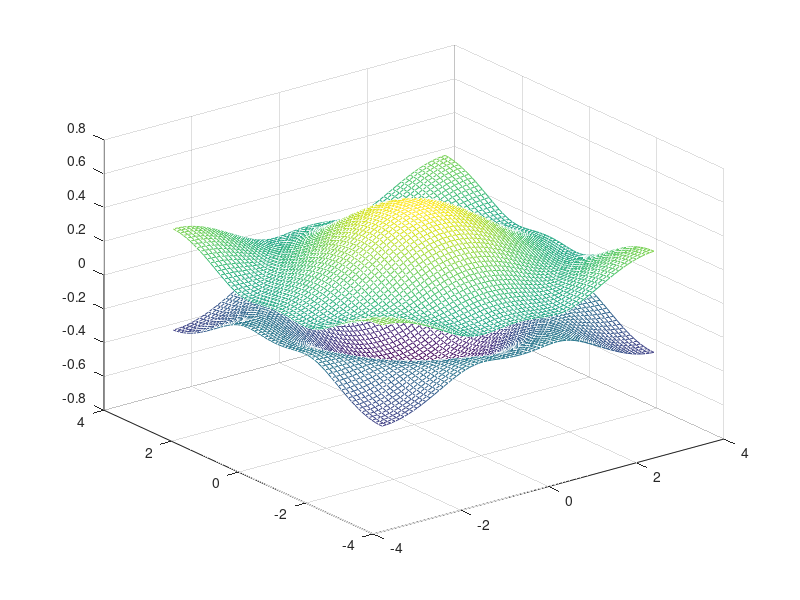

This figure's MATLAB source:
function pipSuperConductor

close all;
clear all;
clc;

kx = -1*pi:.1:pi;
ky = kx;

[Kx,Ky] = meshgrid(kx,ky);

Del = .1;
t = .1;
mu = .1;

Ep = zeros(length(kx));
Em = Ep;

dx = Del*sin(kx);
dy = Del*sin(ky);
dz = 2*t*(cos(Kx)+cos(Ky))+mu;

for i = 1:length(kx)
    for j = 1:length(ky)
        
        Ep(i,j) = sqrt(dx(i)^2+dy(j)^2+dz(i,j)^2);
        Em(i,j) = -Ep(i,j);
        
    end
end

mesh(kx,ky,Ep);
hold on;
mesh(kx,ky,Em);
hold off;

test = 1;

